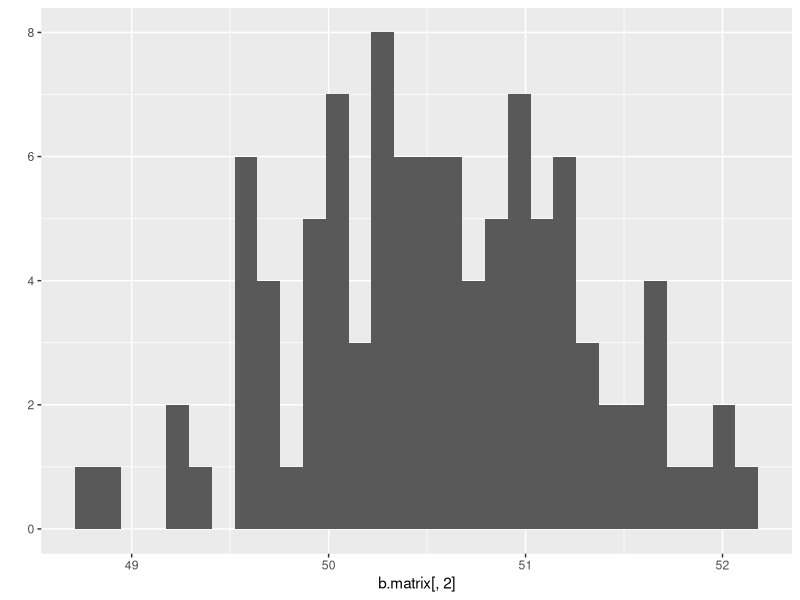
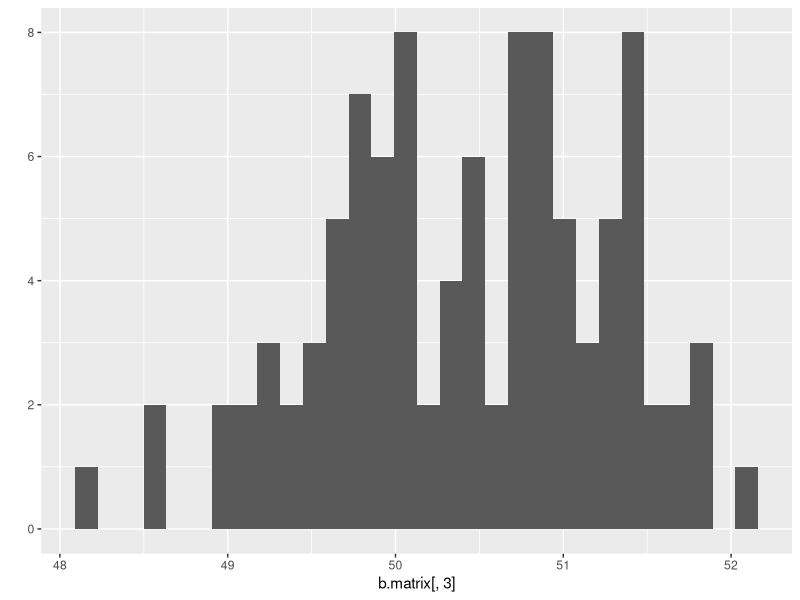
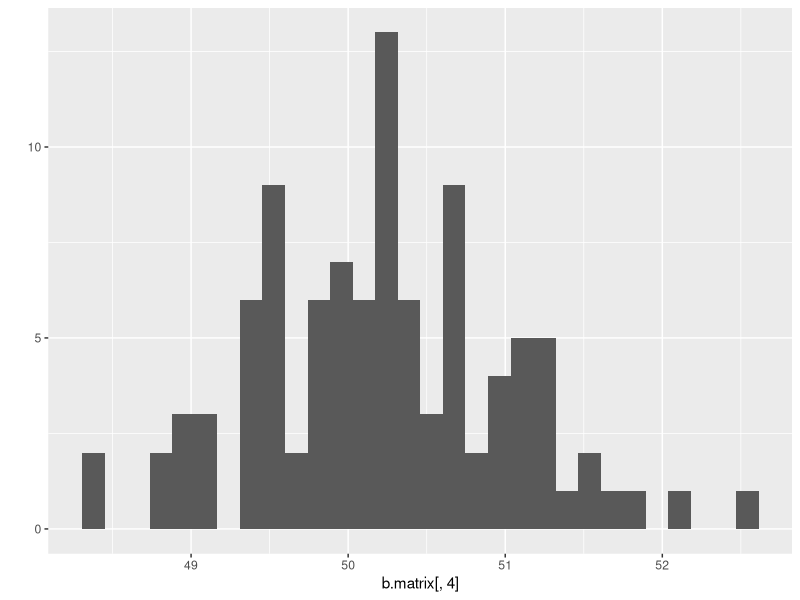
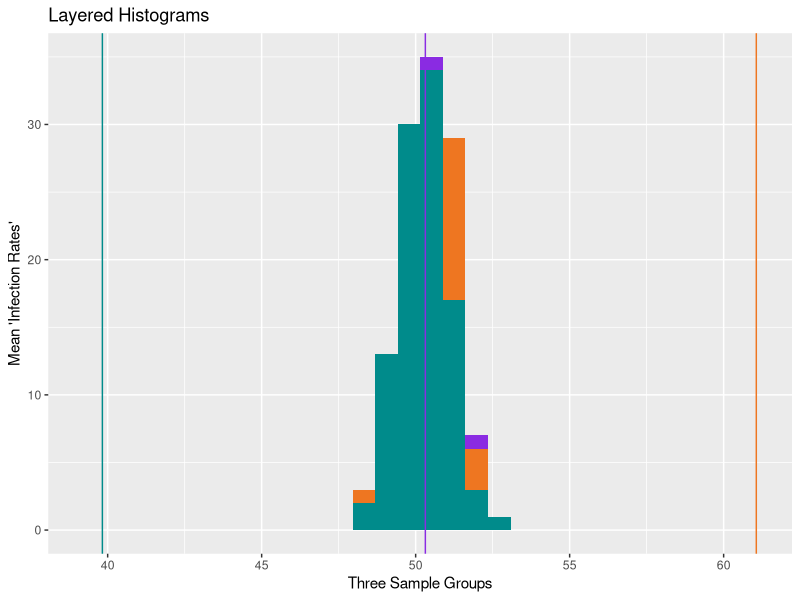

Reproduce these figures in R, in order.
## ---- chunk 1
knitr::opts_chunk$set(echo = TRUE)
## ---- chunk 2
# Using a for loop, write a function to calculate the number of zeroes in a numeric vector. Before entering the loop, set up a counter variable counter <- 0. Inside the loop, add 1 to counter each time you have a zero in the matrix. Finally, use return(counter) for the output.

my_vec <- sample(0:10, size=10)
print(my_vec)

counter <- 0

for(i in 1:length(my_vec)){
  if(my_vec[i] == 0){
    counter <- counter + 1
  }
}

print(counter)
## ---- chunk 3
# Use subsetting instead of a loop to rewrite the function as a single line of code.

my_vec <- sample(0:10, size=10)
print(my_vec)

count <- sum(my_vec == 0)
print(count)
## ---- chunk 4
# Write a function that takes as input two integers representing the number of rows and columns in a matrix. The output is a matrix of these dimensions in which each element is the product of the row number x the column number.

# Making the matrix

x <- 5
y <- 10

fake.matrix <- matrix(data=NA,nrow=x,ncol=y)
print(fake.matrix)

for (i in 1:nrow(fake.matrix)) {
  for (j in 1:ncol(fake.matrix)) {
    fake.matrix[i,j] <- i*j
  } # end of column j loop
} # end of row i loop

print(fake.matrix)

# Creating the custom function to multiple col # by row #
row.times.col <- function(x=2,y=3){
  fake.matrix <- matrix(data=NA,nrow=x,ncol=y)
  for (i in 1:nrow(fake.matrix)) {
    for (j in 1:ncol(fake.matrix)) {
      fake.matrix[i,j] <- i*j
  } # end of column j loop
} # end of row i loop
return(fake.matrix)

}

# Testing with default values
row.times.col()

# Testing with inputting values
row.times.col(3,6)
## ---- chunk 5
# In the next few lectures, you will learn how to do a randomization test on your data. We will complete some of the steps today to practice calling custom functions within a for loop. Use the code from the March 31st lecture (Randomization Tests) to complete the following steps:

# Simulate a dataset with 3 groups of data, each group drawn from a distribution with a different mean. The final data frame should have 1 column for group and 1 column for the response variable.

library(ggplot2)
library(tidyverse)

group1 <- rnorm(100, mean = 50, sd = 5)
group2 <- rnorm(100, mean = 60, sd = 5)
group3 <- rnorm(100, mean = 40, sd = 5)

fake.data <- data.frame(group1, group2, group3)
print(fake.data)

new.fake.data <- fake.data %>%
  pivot_longer(cols=group1:group3,
               names_to = "Group",
               values_to = "ResponseVariable")
head(new.fake.data)

# Write a custom function that 1) reshuffles the response variable, and 2) calculates the mean of each group in the reshuffled data. Store the means in a vector of length 3.

##################################################
# function: shuffleData
# randomize data for regression analysis and get the mean of newly shuffled values
# input: 2-column data frame (group, response)
# output: 2-column data frame (group, response)
#------------------------------------------------- 
shuffleData <- function(z=dataframe) {
                z$ResponseVariable <- sample(z$ResponseVariable)
                
z1 <- z[z$Group == "group1",]
z2 <- z[z$Group == "group2",]
z3 <- z[z$Group == "group3",]

mean1 <- mean(z1$ResponseVariable)
mean2 <- mean(z2$ResponseVariable)
mean3 <- mean(z3$ResponseVariable)

mean_vec <- c(mean1,mean2,mean3)

return(mean_vec)
}

shuffleData(new.fake.data)

# Use a for loop to repeat the function in b 100 times. Store the results in a data frame that has 1 column indicating the replicate number and 1 column for each new group mean, for a total of 4 columns.

# Make an empty matrix to start

a.matrix <- matrix(data = NA, nrow = 100, ncol = 3)
print(a.matrix)

# Write a for loop to get 100 rows of means
for(i in 1:100){
  a.matrix[i,] <- shuffleData(new.fake.data)
}

print(a.matrix)

# Making that into a data frame
rep_number <- seq(1:100)

b.matrix <- cbind(rep_number, a.matrix)

# Renaming the columns so they make sense
colnames(b.matrix) <- c("Replicate_Number","Group_1_Mean","Group_2_Mean","Group_3_Mean")

print(b.matrix)

# Use qplot() to create a histogram of the means for each reshuffled group. Or, if you want a challenge, use ggplot() to overlay all 3 histograms in the same figure. How do the distributions of reshuffled means compare to the original means?

# Group 1 Means
qplot(b.matrix[,2]) # how do I change the x-axes?

# Group 2 Means
qplot(b.matrix[,3])

# Group 3 Means
qplot(b.matrix[,4])
## ---- chunk 6

head(b.matrix)
c.matrix <- b.matrix[,-1]
head(c.matrix)
mean.df <- as.data.frame(c.matrix)
head(mean.df)

# Use ggplot to put three histos on top of eachother 

ggplot(data=mean.df)+
  geom_histogram(aes(x=Group_1_Mean),fill="blueviolet")+
  geom_histogram(aes(x=Group_2_Mean),fill="chocolate2")+
  geom_histogram(aes(x=Group_3_Mean),fill="cyan4")+
  geom_vline(xintercept = mean(fake.data$group1), color="blueviolet")+
  geom_vline(xintercept = mean(fake.data$group2), color="chocolate2")+
  geom_vline(xintercept = mean(fake.data$group3), color="cyan4")+
  labs(title = "Layered Histograms",
       y="Mean 'Infection Rates'",
       x="Three Sample Groups")

# I don't know why I can't make a legend!
